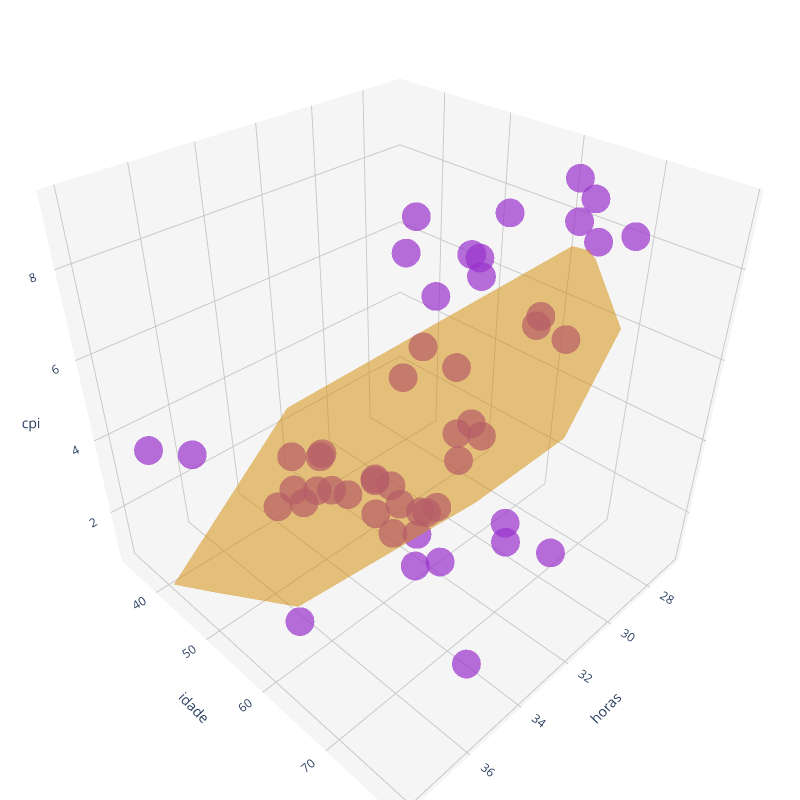

Notebook source saved alongside this figure:
### Code cell
# In[2.8]: Gráfico 3D com scatter e fitted values (superfície espacial)
#resultantes do 'modelo_paises', gerado em HTML e aberto no browser
#(figura 'EXEMPLO2_scatter3D_fitted.html' salva na pasta do curso)

trace = go.Scatter3d(
    x=df_paises['horas'], 
    y=df_paises['idade'], 
    z=df_paises['cpi'], 
    mode='markers',
    marker={
        'size': 10,
        'color': 'darkorchid',
        'opacity': 0.7,
    },
)

layout = go.Layout(
    margin={'l': 0, 'r': 0, 'b': 0, 't': 0},
    width=800,
    height=800,
    plot_bgcolor='white',
    scene=dict(
        xaxis=dict(
            gridcolor='rgb(200, 200, 200)',
            backgroundcolor='whitesmoke'
        ),
        yaxis=dict(
            gridcolor='rgb(200, 200, 200)',
            backgroundcolor='whitesmoke'
        ),
        zaxis=dict(
            gridcolor='rgb(200, 200, 200)',
            backgroundcolor='whitesmoke'
        )
    )
)

data = [trace]

plot_figure = go.Figure(data=data, layout=layout)
plot_figure.add_trace(go.Mesh3d(
                    x=df_paises['horas'], 
                    y=df_paises['idade'], 
                    z=df_paises['cpifit'], 
                    opacity=0.5,
                    color='orange'
                  ))
plot_figure.update_layout(scene = dict(
                        xaxis_title='horas',
                        yaxis_title='idade',
                        zaxis_title='cpi'))

plot_figure.write_html('EXEMPLO2_scatter3D_fitted.html')

plot_figure.show()

### Figure 1 — Plotly figure (JSON) as saved in the notebook; plotly's stock layout.template omitted (floating-point values rounded to 4 significant figures)
{"data": [{"marker": {"color": "darkorchid", "opacity": 0.7, "size": 10}, "mode": "markers", "type": "scatter3d", "x": [35, 32, 32, 30.1, 35, 33.4, 34, 34, 33, 32, 38.1, 30, 32, 30, 27.5, 30, 31, 29.8, 33.5, 32, 31.3, 35.1, 32, 33.9, 32.4, 31.7, 32.8, 26.8, 31, 27.1, 33.2, 34.7, 38, 33.2, 34.5, 34.9, 33.8, 34.5, 37.8, 31.8, 30, 32, 32, 34.1, 31.2, 34.5, 32.8, 32.1, 34.5, 34.9], "y": [72, 64, 72, 67, 59, 61, 70, 49, 79, 58, 42, 76, 59, 70, 66, 60, 53, 56, 63, 42, 63, 66, 58, 44, 62, 39, 73, 61, 65, 64, 58, 75, 50, 69, 67, 46, 58, 61, 64, 62, 70, 65, 34, 63, 68, 61, 44, 60, 65, 51], "z": [3.9, 8.7, 7.9, 7.1, 4, 8.9, 6.2, 2.5, 4, 6.3, 4.6, 9.3, 2.1, 6.8, 7.9, 3.5, 8.5, 2.3, 1.8, 0.8, 8, 3.9, 2, 1.9, 2.8, 1.5, 3.4, 8.8, 9.3, 8.6, 3.3, 1.4, 5.3, 6, 3.7, 2.1, 3.7, 3.5, 2.8, 6.1, 9.2, 8.7, 1, 3.8, 2.5, 4.4, 2.4, 7.6, 7.1, 2.8]}, {"color": "orange", "opacity": 0.5, "type": "mesh3d", "x": [35, 32, 32, 30.1, 35, 33.4, 34, 34, 33, 32, 38.1, 30, 32, 30, 27.5, 30, 31, 29.8, 33.5, 32, 31.3, 35.1, 32, 33.9, 32.4, 31.7, 32.8, 26.8, 31, 27.1, 33.2, 34.7, 38, 33.2, 34.5, 34.9, 33.8, 34.5, 37.8, 31.8, 30, 32, 32, 34.1, 31.2, 34.5, 32.8, 32.1, 34.5, 34.9], "y": [72, 64, 72, 67, 59, 61, 70, 49, 79, 58, 42, 76, 59, 70, 66, 60, 53, 56, 63, 42, 63, 66, 58, 44, 62, 39, 73, 61, 65, 64, 58, 75, 50, 69, 67, 46, 58, 61, 64, 62, 70, 65, 34, 63, 68, 61, 44, 60, 65, 51], "z": [5.103, 5.51, 6.307, 6.571, 3.807, 4.649, 5.305, 3.212, 6.604, 4.912, 0.8683, 7.509, 5.011, 6.911, 7.515, 5.914, 4.814, 5.595, 4.808, 3.316, 5.691, 4.465, 4.912, 2.753, 5.15, 3.138, 6.086, 7.298, 6.011, 7.476, 4.43, 5.523, 1.706, 5.527, 4.806, 2.551, 4.189, 4.207, 3.182, 5.391, 6.911, 5.61, 2.519, 4.567, 6.23, 4.207, 3.195, 5.071, 4.606, 3.05]}], "layout": {"height": 800, "margin": {"b": 0, "l": 0, "r": 0, "t": 0}, "plot_bgcolor": "white", "scene": {"xaxis": {"backgroundcolor": "whitesmoke", "gridcolor": "rgb(200, 200, 200)", "title": {"text": "horas"}}, "yaxis": {"backgroundcolor": "whitesmoke", "gridcolor": "rgb(200, 200, 200)", "title": {"text": "idade"}}, "zaxis": {"backgroundcolor": "whitesmoke", "gridcolor": "rgb(200, 200, 200)", "title": {"text": "cpi"}}}, "width": 800}}
